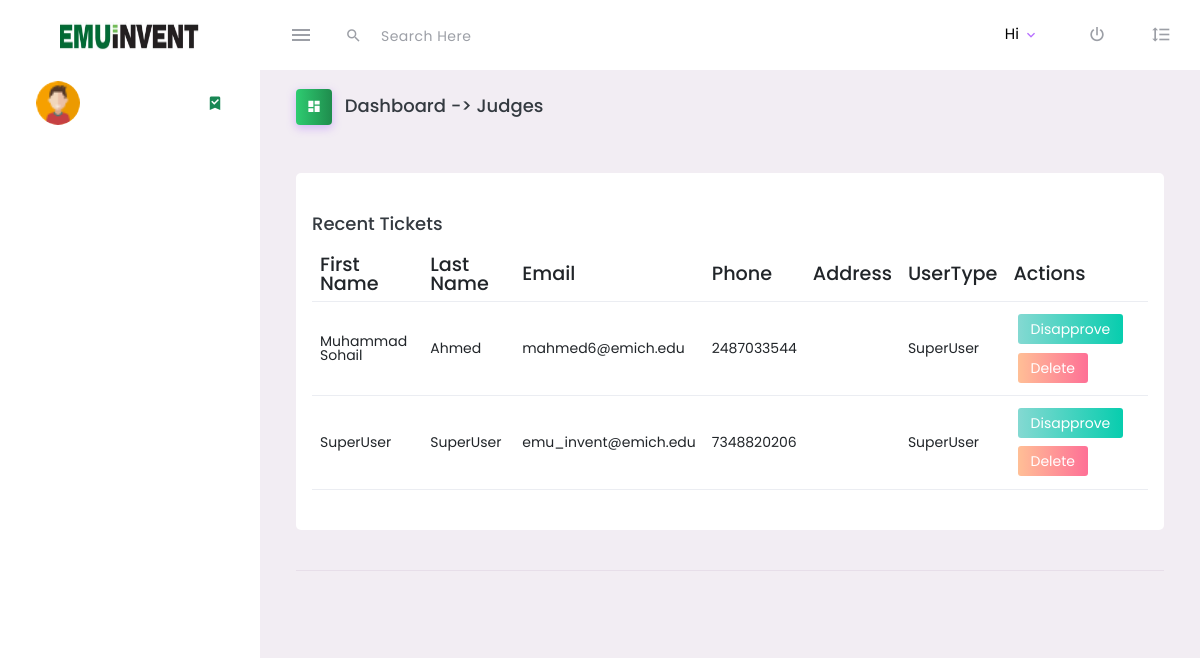
Screenshot of /adminpanel/superadmin/super_users.php with the database file from the repository.
### tables this page shows
CREATE TABLE `tbl_user` (
  `id` int(10) NOT NULL,
  `first_name` varchar(100) DEFAULT NULL,
  `last_name` varchar(100) DEFAULT NULL,
  `phone` varchar(100) DEFAULT NULL,
  `email` varchar(100) DEFAULT NULL,
  `password` varchar(100) DEFAULT NULL,
  `user_type` varchar(100) DEFAULT NULL,
  `category` varchar(100) DEFAULT NULL,
  `judge_confirm` varchar(10) DEFAULT NULL,
  `interested` varchar(10000) DEFAULT NULL,
  `address` varchar(1000) DEFAULT NULL,
  `is_approved` int(11) DEFAULT 0,
  `deleted` int(11) DEFAULT 0,
  `Year` varchar(100) DEFAULT NULL
);

### adminpanel/superadmin/super_users.php (the view, shortened to what this page needs)
<!DOCTYPE html>
<html lang="en">
<head>
    <link rel="stylesheet" href="../assets/vendors/mdi/css/materialdesignicons.min.css">
    <link rel="stylesheet" href="../assets/vendors/css/vendor.bundle.base.css">
    <link rel="stylesheet" href="../assets/css/style2.css">
</head>
<body>
<div class="container-scroller">
<?php include '../dashboardheader.php'; ?>
<div class="main-panel">
    <div class="content-wrapper updated">
<div class="page-header mb-5">
  <h3 class="page-title">
    <span class="page-title-icon text-white me-2">
      <i class="mdi mdi-view-dashboard"></i>
    </span> Dashboard ->
    <span class="subtitle">Judges</span>
  </h3>
</div>
<div class="row ">
  <div class="col-12 grid-margin">
    <div class="card">
      <div class="card-body">
        <h4 class="card-title">Recent Tickets</h4>
        <div class="table-responsive">
          <table class="table user-table">
            <thead>
              <tr>
                <th scope="col">First Name</th>
                <th scope="col">Last Name</th>
                <th scope="col">Email</th>
                <th scope="col">Phone</th>
                <th scope="col">Address</th>
                <th scope="col">UserType</th>
                <th scope="col">Actions</th>
              </tr>
            </thead>
            <tbody>
            <?php
            $q_team = mysqli_query($conn, "select * from tbl_user where user_type='SuperUser' order by is_approved asc,id desc");
            while ($r_team = mysqli_fetch_assoc($q_team)) {
            ?>
              <tr>
                <td><?php echo $r_team["first_name"]; ?></td>
                <td><?php echo $r_team["last_name"]; ?></td>
                <td><?php echo $r_team["email"]; ?></td>
                <td><?php echo $r_team["phone"]; ?></td>
                <td><?php echo $r_team["address"]; ?></td>
                <td><?php echo $r_team["user_type"]; ?></td>
                <td>
                  <div class="btn-container">
                    <?php
                    if ($r_team["is_approved"] == 0) {
                      echo '
                        <a onClick="return confirm(\'Do you want to approve the user?\')" href="#" class="btn mini purple approve-btn" data-id="'.$r_team['id'].'" data-table="tbl_user" data-returns="users" data-flag="1"  >
                          <button type="button" style="margin:0px;" class="btn-gradient-success btn-sm" >Approve</button>
                        </a>
                        <a onClick="return confirm(\'Do you want to disapprove the user?\')" href="#" class="btn mini purple approve-btn" data-id="'.$r_team['id'].'" data-table="tbl_user" data-returns="users" data-flag="0"  >
                          <button type="button" style="margin:0px;" class="btn-gradient-success btn-sm" onclick="edit(this)">Disapprove</button>
                        </a>
                      ';
                    } else {
                      echo '
                        <a onClick="return confirm(\'Do you want to disapprove the user?\')" href="#" class="btn mini purple approve-btn" data-id="'.$r_team['id'].'" data-table="tbl_user" data-returns="users" data-flag="0"  >
                          <button type="button" style="margin:0px;" class="btn-gradient-success btn-sm" onclick="edit(this)">Disapprove</button>
                        </a>
                      ';
                    }
                    ?>
                    <a onClick="return confirm('Are you sure you want to delete?')"  href="#" class="btn mini purple delete-user-btn" data-id="<?php echo $r_team['id']; ?>" data-table="tbl_user" data-returns="users" >
                      <button type="button" style="margin:0px;" class="btn-gradient-danger btn-danger btn-sm" >Delete</button>
                    </a>
                  </div>
                </td>
              </tr>
            <?php
            }
            ?>
            </tbody>
          </table>
        </div>
      </div>
    </div>
  </div>
</div>
       <footer class="footer">
</footer>
</div>
</div>
</div>
</body>
</html>

### rows the page displays
tbl_user: first_name "Muhammad Sohail", last_name "Ahmed", email "mahmed6@emich.edu", phone "2487033544", user_type "SuperUser"
tbl_user: first_name "SuperUser", last_name "SuperUser", email "emu_invent@emich.edu", phone "7348820206", user_type "SuperUser"
